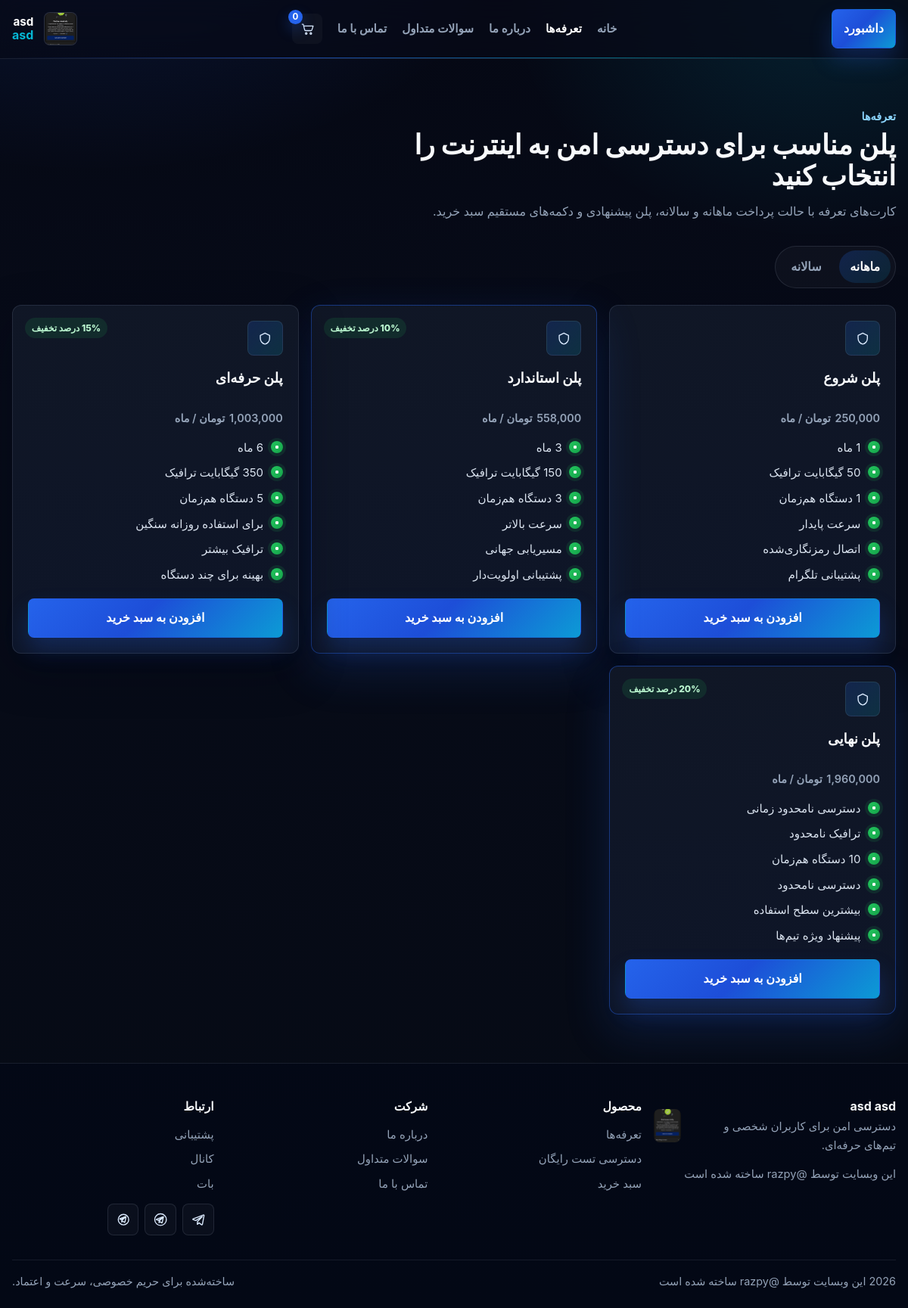
The app's page /pricing/ (signed in) with its own data.
### core/models.py (models this page shows, shortened)
class SiteSettings(models.Model):
    site_name1 = models.CharField(_("site name1"), max_length=55)
    site_name2 = models.CharField(_("site name2"), max_length=55)
    site_logo = models.ImageField(_("site logo"), upload_to='logo/')
    payment_card = models.CharField(_("payment card number"), max_length=155)
    payment_card_name = models.CharField(_("payment card owner name"), max_length=155)
    up_time = models.CharField(_("servers uptime"), max_length=55)
    countries_count = models.CharField(_("countries count"), max_length=55)
    servers_count = models.CharField(_("servers count"), max_length=55)
    footer_text = models.CharField(_("footer text"), max_length=155)
    users_count_for_about_us = models.CharField(_("users_count_for_about_us"), max_length=55)
    established_year_for_about_us = models.CharField(_("established_year_for_about_us"), max_length=55)
    feature1_for_about_us = models.CharField(_("feature1_for_about_us"), max_length=55)
    feature2_for_about_us = models.CharField(_("feature2_for_about_us"), max_length=55)
    feature3_for_about_us = models.CharField(_("feature3_for_about_us"), max_length=55)
    feature4_for_about_us = models.CharField(_("feature4_for_about_us"), max_length=55)
    telegram_support_id_link = models.URLField(_("telegram_support_id_link"), )
    telegram_Channel_id_link = models.URLField(_("telegram_Channel_id_link"), )
    telegram_bot_id_link = models.URLField(_("telegram_bot_id_link"), )
    class Meta:
        verbose_name = _("SiteSetting")
        verbose_name_plural = _("SiteSettings")

### cart/models.py (models this page shows, shortened)
class Cart(models.Model):
    user = models.ForeignKey(
        get_user_model(),
        on_delete=models.CASCADE,
        related_name='user_carts',
        null=True,
        blank=True,
        verbose_name=_("user")
    )
    session_key = models.CharField(_("session key"), max_length=55, blank=True)

### shop/models.py (models this page shows, shortened)
class Product(models.Model):
    name = models.CharField(_("Name"), max_length=155)
    time_limit = models.CharField(_("Time limit"), max_length=155, help_text=_("unlimited: 0"))
    time_limit_NUM = models.IntegerField(_("Time limit (numeric)"), help_text=_("unlimited: 0"))
    traffic_limit = models.CharField(_("Traffic limit"), max_length=155, help_text=_("unlimited: 0"))
    traffic_limit_NUM = models.DecimalField(_("Traffic limit (numeric)"), max_digits=5, decimal_places=2, null=True, blank=True)
    device_connections_limit = models.CharField(_("Device connections limit"), max_length=155, help_text=_("unlimited: 0"))
    price = models.PositiveIntegerField(_("Price"))
    discount = models.ForeignKey(
        Discount,
        on_delete=models.PROTECT,
        related_name='discount_products',
        null=True,
        blank=True,
        verbose_name=_("Discount"),
    )
    feature1 = models.CharField(_("Feature 1"), max_length=155, blank=True)
    feature2 = models.CharField(_("Feature 2"), max_length=155, blank=True)
    feature3 = models.CharField(_("Feature 3"), max_length=155, blank=True)
    is_special = models.BooleanField(_("Is special"), default=False)
    created_at = models.DateTimeField(_("Created at"), auto_now_add=True)
    updated_at = models.DateTimeField(_("Updated at"), auto_now=True)
    def get_final_price(self):
        if self.discount:
            return max(self.price * (1 - self.discount.value / 100), 0)
        return self.price
    class Meta:
        verbose_name = _("Product")
        verbose_name_plural = _("Products")

class Discount(models.Model):
    value = models.PositiveIntegerField(_("Discount value"))
    def __str__(self):
        return f"{self.value}%"
    class Meta:
        verbose_name = _("Discount")
        verbose_name_plural = _("Discounts")

### shop/views.py (the view)
# urls.py: path('pricing/', views.pricing_view, name='pricing'),
def pricing_view(request):
    products = Product.objects.all()
    return render(request, 'shop/pricing.html', context={'products':products})

### core/context_processors.py (called while the page is built)
def site_context(request):
    site_settings = SiteSettings.objects.all().first()
    if request.user.is_authenticated:
        cart, _ = Cart.objects.get_or_create(user=request.user)
    else:
        if not request.session.session_key:
            request.session.create()
        cart, _ = Cart.objects.get_or_create(session_key=request.session.session_key)
    context = {'site_context':site_settings, 'cart':cart}
    if request.user.is_authenticated:
        context["wallet_balance"] = getattr(request.user, "wallet_balance", 0)
    return context

### shop/templates/shop/pricing.html (shortened to what this page needs)
{% extends '_base.html' %}
{% load humanize %}
{% block page_content %}
<main>
  <section class="section-band">
    <div class="site-container">
      <div class="section-head">
        <div class="section-kicker">تعرفه‌ها</div>
        <h1 class="section-title">پلن مناسب برای دسترسی امن به اینترنت را انتخاب کنید</h1>
        <p class="section-lead">کارت‌های تعرفه با حالت پرداخت ماهانه و سالانه، پلن پیشنهادی و دکمه‌های مستقیم سبد خرید.</p>
      </div>
      <div class="pricing-controls" role="tablist" aria-label="دوره پرداخت">
        <button type="button" class="pricing-toggle is-active" data-pricing-mode="monthly" aria-pressed="true">ماهانه</button>
        <button type="button" class="pricing-toggle" data-pricing-mode="yearly" aria-pressed="false">سالانه</button>
      </div>
      <div class="pricing-grid">
        {% for product in products %}
        <article class="pricing-card {% if product.is_special %}is-featured{% endif %}">
          {% if product.discount %}
          <span class="pricing-badge">{{ product.discount }} درصد تخفیف</span>
          {% endif %}
          <div class="plan-icon" aria-hidden="true">
            <svg viewBox="0 0 24 24"><path d="M12 3 4 7v5c0 5 3.5 9.3 8 10 4.5-.7 8-5 8-10V7l-8-4Z"></path></svg>
          </div>
          <h2 class="pricing-name">{{ product.name }}</h2>
          <div class="pricing-price">
            <strong data-plan-price="{{ product.get_final_price|floatformat:0 }}"><span data-price-value>{{ product.get_final_price|floatformat:0|intcomma }}</span></strong>
            <span data-price-suffix data-monthly-label="تومان / ماه" data-yearly-label="تومان / سال">تومان / ماه</span>
          </div>
          <ul class="pricing-list">
            {% if product.time_limit == '0' %}
              <li>دسترسی نامحدود زمانی</li>
            {% else %}
              <li>{{ product.time_limit }}</li>
            {% endif %}
            {% if product.traffic_limit == '0' %}
              <li>ترافیک نامحدود</li>
            {% else %}
              <li>{{ product.traffic_limit }} گیگابایت ترافیک</li>
            {% endif %}
            {% if product.device_connections_limit == '0' %}
              <li>دستگاه نامحدود</li>
            {% else %}
              <li>{{ product.device_connections_limit }} دستگاه هم‌زمان</li>
            {% endif %}
            {% if product.feature1 %}
              <li>{{ product.feature1 }}</li>
            {% else %}
              <li>پایداری بالا</li>
            {% endif %}
            {% if product.feature2 %}
              <li>{{ product.feature2 }}</li>
            {% else %}
              <li>مسیریابی جهانی</li>
            {% endif %}
            {% if product.feature3 %}
              <li>{{ product.feature3 }}</li>
            {% else %}
              <li>پشتیبانی ۲۴/۷</li>
            {% endif %}
          </ul>
          <div class="pricing-form">
            <form action="{% url 'cart-add' product.id %}" method="post">
              <button class="btn-primary btn-primary--full">افزودن به سبد خرید</button>
            </form>
          </div>
        </article>
        {% empty %}
        <div class="surface-card">در حال حاضر محصولی در دسترس نیست.</div>
        {% endfor %}
      </div>
    </div>
  </section>
</main>
{% endblock %}

### templates/_base.html (shortened to what this page needs)
<!DOCTYPE html>
{% load static i18n %}
<html lang="fa" dir="rtl">
<head>
    <script src="https://cdn.tailwindcss.com"></script>
    <link rel="stylesheet" href="{% static 'css/style.css' %}" />
</head>
<body class="site-body">
<div class="site-shell">
    <header class="site-header">
        <div class="site-container">
            <div class="header-inner">
                <a href="{% url 'home' %}" class="brand-mark" aria-label="{{ site_context.site_name1 }} {{ site_context.site_name2 }}">
                    <span class="brand-logo">
                        <img src="{{ site_context.site_logo.url }}" alt="{{ site_context.site_name1 }} {{ site_context.site_name2 }}">
                    </span>
                    <span class="brand-text">
                        <span class="brand-name">{{ site_context.site_name1 }}</span>
                        <span class="brand-accent">{{ site_context.site_name2 }}</span>
                    </span>
                </a>
                <nav class="desktop-nav" aria-label="ناوبری اصلی">
                    <a class="nav-link {% if request.resolver_match.url_name == 'home' %}is-active{% endif %}" href="{% url 'home' %}">خانه</a>
                    <a class="nav-link {% if request.resolver_match.url_name == 'pricing' %}is-active{% endif %}" href="{% url 'pricing' %}">تعرفه‌ها</a>
                    <a class="nav-link {% if request.resolver_match.url_name == 'about' %}is-active{% endif %}" href="{% url 'about' %}">درباره ما</a>
                    <a class="nav-link {% if request.resolver_match.url_name == 'faq' %}is-active{% endif %}" href="{% url 'faq' %}">سوالات متداول</a>
                    <a class="nav-link {% if request.resolver_match.url_name == 'contact' %}is-active{% endif %}" href="{% url 'contact' %}">تماس با ما</a>
                    <a class="cart-link" href="{% url 'cart' %}" aria-label="سبد خرید">
                        <svg viewBox="0 0 24 24" aria-hidden="true" focusable="false">
                            <path d="M3 4h2l2.2 9.2A2 2 0 0 0 9.1 15H18a2 2 0 0 0 1.9-1.4L22 7H6"></path>
                            <circle cx="10" cy="20" r="1.4"></circle>
                            <circle cx="18" cy="20" r="1.4"></circle>
                        </svg>
                        <span id="cartCount" class="cart-count">{{ cart.items.count }}</span>
                    </a>
                </nav>
                <div class="header-actions">
                    {% if user.is_authenticated %}
                        <a href="{% url 'dashboard' %}" class="btn-primary btn-primary--small">داشبورد</a>
                    {% else %}
                        <a href="{% url 'login' %}" class="btn-primary btn-primary--small">ورود / ثبت‌نام</a>
                    {% endif %}
                </div>
            </div>
        </div>
    </header>
    <main class="site-main">
        {% block page_content %}{% endblock %}
    </main>
    <footer class="site-footer">
        <div class="site-container">
            <div class="footer-grid">
                <div>
                    <a href="{% url 'home' %}" class="footer-brand">
                        <img src="{{ site_context.site_logo.url }}" alt="{{ site_context.site_name1 }} {{ site_context.site_name2 }}">
                        <div>
                            <strong>{{ site_context.site_name1 }} {{ site_context.site_name2 }}</strong>
                            <span>دسترسی امن برای کاربران شخصی و تیم‌های حرفه‌ای.</span>
                        </div>
                    </a>
                    <p class="footer-copy">{{ site_context.footer_text }}</p>
                </div>
                <div>
                    <h3 class="footer-title">محصول</h3>
                    <a href="{% url 'pricing' %}" class="footer-link">تعرفه‌ها</a>
                    <a href="{% url 'get-test' %}" class="footer-link">دسترسی تست رایگان</a>
                    <a href="{% url 'cart' %}" class="footer-link">سبد خرید</a>
                </div>
                <div>
                    <h3 class="footer-title">شرکت</h3>
                    <a href="{% url 'about' %}" class="footer-link">درباره ما</a>
                    <a href="{% url 'faq' %}" class="footer-link">سوالات متداول</a>
                    <a href="{% url 'contact' %}" class="footer-link">تماس با ما</a>
                </div>
                <div>
                    <h3 class="footer-title">ارتباط</h3>
                    <a href="{{ site_context.telegram_support_id_link }}" target="_blank" rel="noopener" class="footer-link">پشتیبانی</a>
                    <a href="{{ site_context.telegram_Channel_id_link }}" target="_blank" rel="noopener" class="footer-link">کانال</a>
                    <a href="{{ site_context.telegram_bot_id_link }}" target="_blank" rel="noopener" class="footer-link">بات</a>
                    <div class="footer-social">
                        <a href="{{ site_context.telegram_support_id_link }}" target="_blank" rel="noopener" class="social-link" aria-label="پشتیبانی تلگرام">
                            <svg viewBox="0 0 24 24" aria-hidden="true"><path d="M21.8 4.6 18.9 20c-.2.9-.8 1.1-1.6.7l-4.3-3.2-2.1 2c-.2.2-.4.4-.8.4l.3-4.5L18.6 7c.3-.3-.1-.5-.5-.2L7.5 13.5 3 12c-.9-.3-.9-1 .2-1.4l17.2-6.6c.8-.3 1.5.2 1.4.6z"/></svg>
                        </a>
                        <a href="{{ site_context.telegram_Channel_id_link }}" target="_blank" rel="noopener" class="social-link" aria-label="کانال تلگرام">
                            <svg viewBox="0 0 24 24" aria-hidden="true"><path d="M12 2a10 10 0 1 0 10 10A10 10 0 0 0 12 2Zm4.6 6.5-1.8 8.5c-.1.5-.4.7-.9.5l-2.6-1.9-1.2 1.2c-.2.2-.4.4-.8.4l.2-3 5.7-5.2c.2-.2-.1-.3-.3-.2l-6.8 4.3-2.9-.9c-.6-.2-.6-.6.1-.9l11-4.2c.5-.2 1 .1.9.4Z"/></svg>
                        </a>
                        <a href="{{ site_context.telegram_bot_id_link }}" target="_blank" rel="noopener" class="social-link" aria-label="بات تلگرام">
                            <svg viewBox="0 0 24 24" aria-hidden="true"><path d="M12 3a9 9 0 1 0 9 9 9 9 0 0 0-9-9Zm3.8 6.9-1.3 6.2c-.1.5-.5.7-1 .4l-2.6-1.9-1.3 1.2c-.2.2-.4.3-.7.3l.2-2.8 5.3-4.9c.2-.2-.1-.3-.2-.2l-6 3.8-2.2-.7c-.6-.2-.6-.6.1-.9l9.4-3.6c.4-.2.8.1.7.4Z"/></svg>
                        </a>
                    </div>
                </div>
            </div>
            <div class="footer-bottom">
                <p><span id="year"></span> {{ site_context.footer_text }}</p>
                <p>ساخته‌شده برای حریم خصوصی، سرعت و اعتماد.</p>
            </div>
        </div>
    </footer>
</div>
</body>
</html>

### records on screen
SiteSettings: site_logo (picture), site_name1 "asd", site_name2 "asd", footer_text "این وبسایت توسط @razpy ساخته شده است"
Cart: items.count "0"
Product: name "پلن شروع", get_final_price "250,000", time_limit "1 ماه", traffic_limit "50", feature1 "سرعت پایدار", feature2 "اتصال رمزنگاری‌شده", feature3 "پشتیبانی تلگرام"
Product: discount "10%", name "پلن استاندارد", get_final_price "558,000", time_limit "3 ماه", feature1 "سرعت بالاتر", feature2 "مسیریابی جهانی", feature3 "پشتیبانی اولویت‌دار"
Product: discount "15%", name "پلن حرفه‌ای", get_final_price "1,003,000", time_limit "6 ماه", traffic_limit "350", feature1 "برای استفاده روزانه سنگین", feature2 "ترافیک بیشتر", feature3 "بهینه برای چند دستگاه"
Product: discount "20%", name "پلن نهایی", get_final_price "1,960,000", time_limit "دسترسی نامحدود زمانی", traffic_limit "ترافیک نامحدود", feature1 "دسترسی نامحدود", feature2 "بیشترین سطح استفاده", feature3 "پیشنهاد ویژه تیم‌ها"
